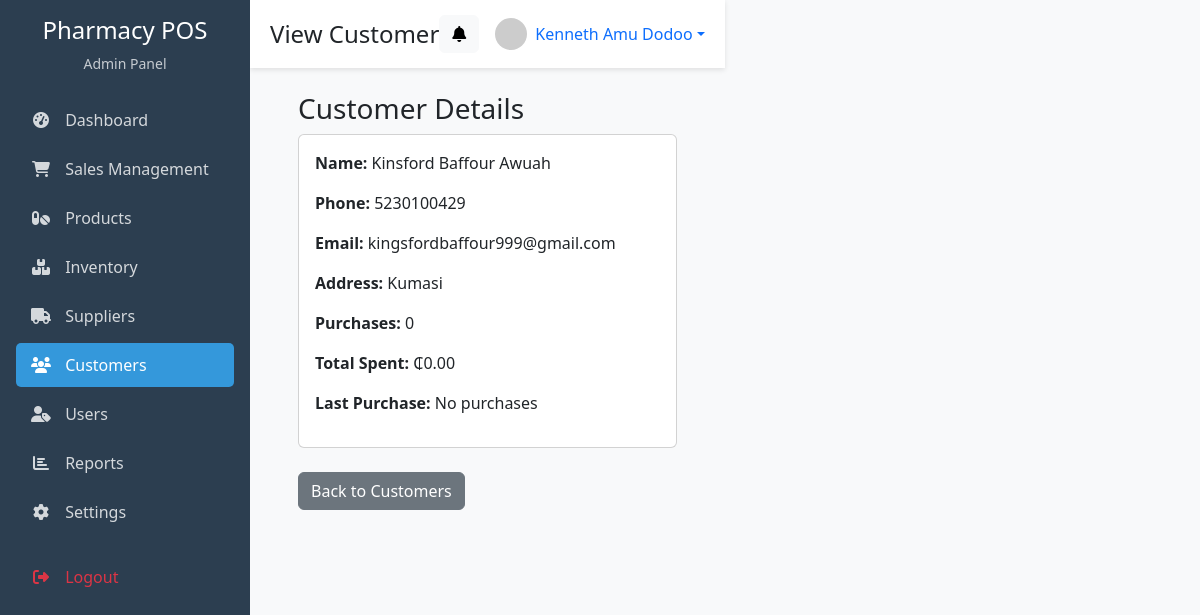
Screenshot of /admin/customers/view.php?id=2 (signed in) with the database file from the repository.
### tables this page shows
CREATE TABLE `users` (
  `user_id` int(11) NOT NULL,
  `role` enum('sales_rep','manager') DEFAULT NULL,
  `name` varchar(100) NOT NULL,
  `email` varchar(100) DEFAULT NULL,
  `phone` varchar(30) DEFAULT NULL,
  `password` varchar(255) NOT NULL,
  `status` enum('active','inactive') DEFAULT 'active',
  `created_at` timestamp NOT NULL DEFAULT current_timestamp()
);

CREATE TABLE `customers` (
  `customer_id` int(11) NOT NULL,
  `name` varchar(100) NOT NULL,
  `phone` varchar(30) DEFAULT NULL,
  `email` varchar(100) DEFAULT NULL,
  `address` text DEFAULT NULL,
  `created_at` timestamp NOT NULL DEFAULT current_timestamp()
);

### admin/customers/view.php (the view, shortened to what this page needs)
<?php
$page_title = "View Customer";
include_once '../includes/head.php';
$customer_id = (int)$_GET['id'];
$query = "SELECT c.*,
         COUNT(i.invoice_id) as purchase_count,
         SUM(CASE WHEN i.payment_status='paid' THEN i.total_amount ELSE 0 END) as total_spent,
         MAX(i.created_at) as last_purchase_date
         FROM customers c
         LEFT JOIN invoices i ON c.customer_id = i.customer_id
         WHERE c.customer_id = $customer_id
         GROUP BY c.customer_id";
$result = $conn->query($query);
$customer = $result->fetch_assoc();
?>
<div class="container-fluid px-4">
    <h3 class="mt-3">Customer Details</h3>
    <div class="card mb-4">
        <div class="card-body">
            <p><strong>Name:</strong> <?php echo htmlspecialchars($customer['name']); ?></p>
            <p><strong>Phone:</strong> <?php echo htmlspecialchars($customer['phone']); ?></p>
            <p><strong>Email:</strong> <?php echo htmlspecialchars($customer['email']); ?></p>
            <p><strong>Address:</strong> <?php echo htmlspecialchars($customer['address']); ?></p>
            <p><strong>Purchases:</strong> <?php echo $customer['purchase_count']; ?></p>
            <p><strong>Total Spent:</strong> ₵<?php echo number_format($customer['total_spent'], 2); ?></p>
            <p><strong>Last Purchase:</strong>
                <?php echo $customer['last_purchase_date'] ? date('M d, Y', strtotime($customer['last_purchase_date'])) : 'No purchases'; ?>
            </p>
        </div>
    </div>
    <a href="index.php" class="btn btn-secondary">Back to Customers</a>
</div>
<?php include_once '../includes/footer.php'; ?>

### admin/includes/head.php (shortened to what this page needs)
<?php
include_once __DIR__ . '/../../config/database.php';
$user_id = $_SESSION['admin_id'];
$query = "SELECT * FROM users WHERE user_id = ?";
$stmt = $conn->prepare($query);
$stmt->bind_param("i", $user_id);
$stmt->execute();
$result = $stmt->get_result();
$user = $result->fetch_assoc();
?>
<!DOCTYPE html>
<html lang="en">
<head>
    <link href="https://cdn.jsdelivr.net/npm/bootstrap@5.3.0/dist/css/bootstrap.min.css" rel="stylesheet">
    <link rel="stylesheet" href="https://cdnjs.cloudflare.com/ajax/libs/font-awesome/6.4.0/css/all.min.css">
    <link rel="stylesheet" href="https://cdn.datatables.net/1.13.5/css/dataTables.bootstrap5.min.css">
</head>
<body>
    <div class="d-flex">
        <?php include_once __DIR__ . '/sidebar.php'; ?>
        <div class="content-wrapper">
            <div class="top-bar d-flex justify-content-between align-items-center mb-4">
                <div>
                    <h4 class="mb-0"><?php echo isset($page_title) ? $page_title : 'Admin Dashboard'; ?></h4>
                </div>
                <div class="d-flex align-items-center">
                    <div class="dropdown me-3">
                        <a class="btn btn-light position-relative" href="#" role="button" id="alertsDropdown" data-bs-toggle="dropdown" aria-expanded="false">
                            <i class="fas fa-bell"></i>
                        </a>
                    </div>
                    <div class="dropdown">
                        <a href="#" class="d-flex align-items-center text-decoration-none dropdown-toggle" id="userMenu" data-bs-toggle="dropdown" aria-expanded="false">
                            <img src="https://ui-avatars.com/api/?name=<?php echo urlencode($user['name']); ?>&background=random" alt="Profile" width="32" height="32" class="rounded-circle me-2">
                            <span><?php echo htmlspecialchars($user['name']); ?></span>
                        </a>
                    </div>
                </div>
            </div>
            <div class="container-fluid px-4">

### admin/includes/head.php (style rules this page uses)
:root { --primary: #2c3e50; --secondary: #3498db; --light: #ecf0f1; --dark: #34495e; --accent: #e74c3c; }
body { background-color: #f8f9fa; font-family: 'Segoe UI', Tahoma, Geneva, Verdana, sans-serif; }
.content-wrapper { margin-left: 250px; transition: margin-left 0.3s; min-height: 100vh; padding-bottom: 60px; }
.top-bar { background-color: white; padding: 15px 20px; box-shadow: 0 2px 5px rgba(0, 0, 0, 0.1); position: sticky; top: 0; z-index: 99; }

### rows the page displays
users: name "Kenneth Amu Dodoo"
customers: name "Kinsford Baffour Awuah", phone "5230100429", email "kingsfordbaffour999@gmail.com", address "Kumasi"

### other values shown
$page_title "View Customer"
$customer['purchase_count'] "0"
$customer['total_spent'] "0.00"
